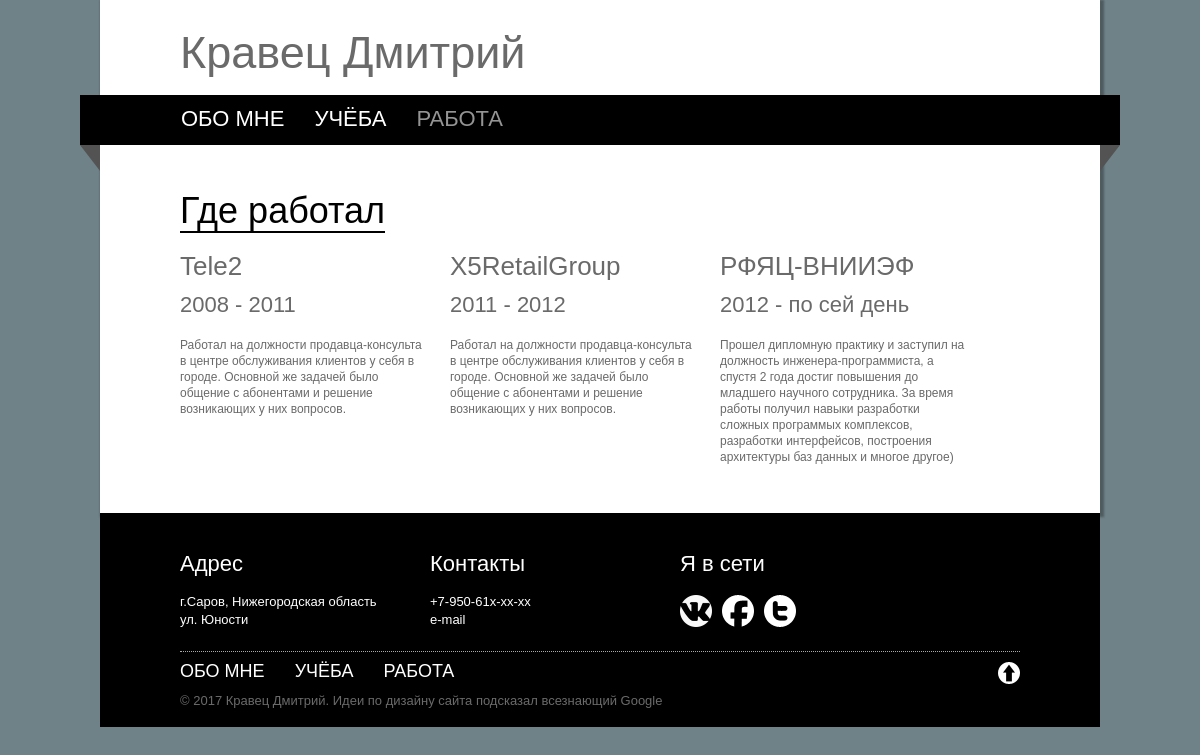
The page /job/ on the database its author committed.
### mainapp/models.py (models this page shows)
class Work(models.Model):
    organization = models.CharField(verbose_name='Организиция', max_length=32)
    region = models.CharField(verbose_name='Регион', max_length=32, blank=True)
    position = models.CharField(verbose_name='Должность', max_length=16)
    duties = models.TextField(verbose_name='Обязанности')
    start_date = models.DateField(verbose_name='С', default='2007-09-01')
    end_date = models.DateField(verbose_name='До', default='2007-09-01')

### mainapp/views.py (the view)
# urls.py: url(r'^job/$', job, name='job'),
def job(request):
    page = 'job'
    work_places = Work.objects.all()
    return render_to_response("job.html", {"work_places": work_places,
                                           "name": name,
                                           "surname": surname, "page": page})

### templates/job.html (shortened to what this page needs)
{% extends "base.html" %}
{% block content %}
    <section id="jobs">
        <div class="clearfix"><h2>Где работал</h2></div>
        {% for work in work_places %}
            <div class="working-box">
                <h3>{{ work.organization }}</h3>
                <h5>{{ work.start_date.year }} -
                    {% if work.start_date != work.end_date %}
                    {{ work.end_date.year }}
                        {% else %} по сей день
                    {% endif %}
                </h5>
                <p class="work-decription"><br>
                    {{ work.duties }}
                </p>
            </div>
        {% endfor %}
    </section>
{% endblock %}

### static/main.css (style rules this page uses)
html, body, div, span, applet, object, iframe, h1, h2, h3, h4, h5, h6, p, blockquote, pre, a, abbr, acronym, address, big, cite, code, del, dfn, em, font, img, ins, kbd, q, s, samp, small, strike, strong, sub, sup, tt, var, dl, dt, dd, ol, ul, li, fieldset, form, label, legend, table, caption, tbody, tfoot, thead, tr, th, td { margin: 0; padding: 0; border: 0; outline: 0; font-weight: inherit; font-style: inherit; font-size: 100%; font-family: inherit; vertical-align: baseline; }
body { background: #6f8288; line-height: 1; color:#6a6a6a; font-family:"Lucida Sans Unicode", "Lucida Grande", Arial, Helvetica, sans-serif; font-size: 13px; font-weight: normal; }
.clearfix:after { content: "."; display: block; height: 0; clear: both; visibility: hidden; }
h2 { font-size: 36px; }
h3 { font-size: 26px; }
h5 { font-size: 22px; }
h1, h2, h3, h4, h5, h6 { text-rendering: optimizeLegibility; font-family:'Yanone Kaffeesatz', Arial, Helvetica, sans-serif; }
#jobs { padding-bottom: 20px; }
#jobs h2 { float: left; line-height: 40px; border-bottom: 2px solid #000; color: #000; margin: 0 0 20px 0; }
.working-box { display: block; float: left; width: 250px; height: 200px; margin: 0 20px 40px 0; }
.working-box h3 { margin-bottom: 15px; }
.working-box h5 { margin-bottom: 5px; }
.working-box p { line-height: 16px; font-size: 12px; }

### rows shown on the page
Work: organization "Tele2", start_date.year "2008", end_date.year "2011", duties "Работал на должности продавца-консульта в центре обслуживания клиентов у себя в городе. Основной же задачей было общение с абонентами и решение возникающих у них вопросов."
Work: organization "X5RetailGroup", start_date.year "2011", end_date.year "2012", duties "Работал на должности продавца-консульта в центре обслуживания клиентов у себя в городе. Основной же задачей было общение с абонентами и решение возникающих у них вопросов."
Work: organization "РФЯЦ-ВНИИЭФ", start_date.year "2012", end_date "по сей день", duties "Прошел дипломную практику и заступил на должность инженера-программиста, а спустя 2 года достиг повышения до младшего научного сотрудника. За время работы получил навыки разработки сложных программых комплексов, разработки интерфейсов, построения архитектуры баз данных и многое другое)"

### other values the page prints
{{ surname }} "Кравец"
{{ name|title }} "Дмитрий"
